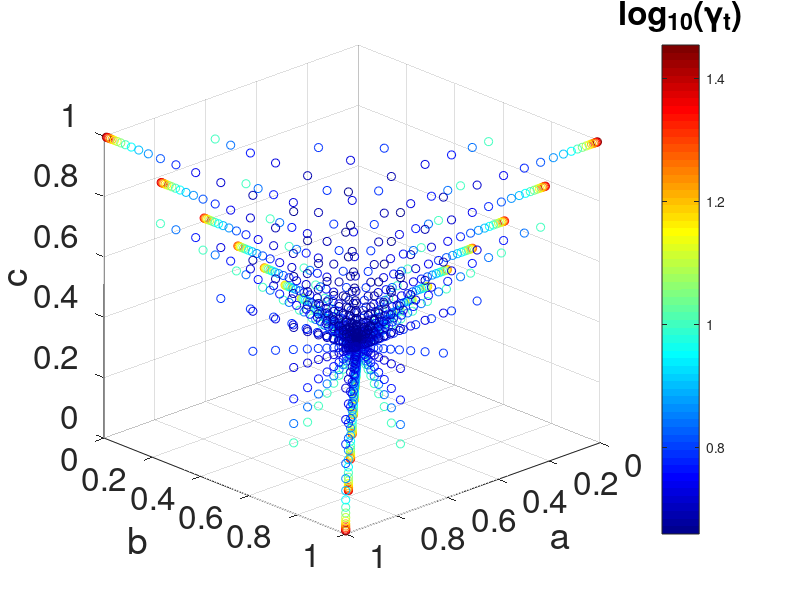

Recreate this plot in MATLAB.
%%%
close all 

DAT.MARKERSIZE=12;
DAT.FONTSIZE=24;
DAT.LINEWIDTH=3;

function resp=istriangle(a,b,c)
    resp1= a + b > c;
    resp2= a + c > b;
    resp3= b + c > a;
    resp=(resp1 + resp2 + resp3)==3;  
endfunction

ta = tb = tc = logspace (log10(0.01), log10(1), 20)';
[aa, bb, cc] = meshgrid (ta, tb,tc);
AA=aa(:);
BB=bb(:);
CC=cc(:);
SS=(AA+BB+CC)/2;
GAMMA = (AA+BB+CC)./(SS.*(SS-AA).*(SS-BB).*(SS-CC)).^(1/4);

IDWORNG=find(istriangle(AA,BB,CC)==0);
AA(IDWORNG)=[];
BB(IDWORNG)=[];
CC(IDWORNG)=[];
GAMMA(IDWORNG)=[];

scatter3 (AA,BB,CC,[], log10(GAMMA));
view([136.45 23.690])
colormap(jet)
hcb=colorbar;
colorTitleHandle = get(hcb,'Title');
set(colorTitleHandle ,'String','log_{10}(\gamma_t)');
set (colorTitleHandle, "fontsize", DAT.FONTSIZE);

hx=xlabel('a');
set (hx, "fontsize", DAT.FONTSIZE);
hy=ylabel('b');
set (hy, "fontsize", DAT.FONTSIZE);
hz=zlabel('c');
set (hz, "fontsize", DAT.FONTSIZE);
set (gca, "fontsize", DAT.FONTSIZE);

print(gcf,'section1-gammat.eps','-depsc',['-F:' num2str(DAT.FONTSIZE)])
